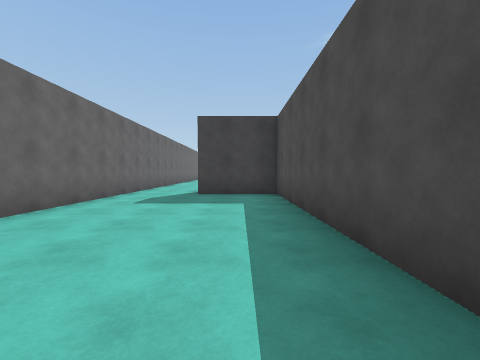
[1] (above)

20 first-person views from a walk through a scene from a Unity 3-D project. The camera is 1.3 m above the floor, tilts 2° down and sees 90° across. The floor is counted in squares, 2 m on a side. Each view is taken from the middle of a square. On the plan, view 1 faces up. The plan holds only what a view shows up to about 9 squares ahead; the rest is blank. The place goes on beyond the plan. The player character is not drawn.

[2]
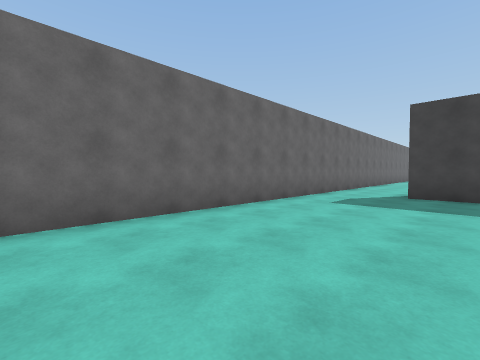

[3]
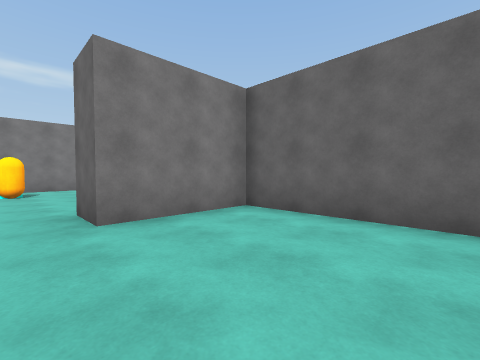

[4]
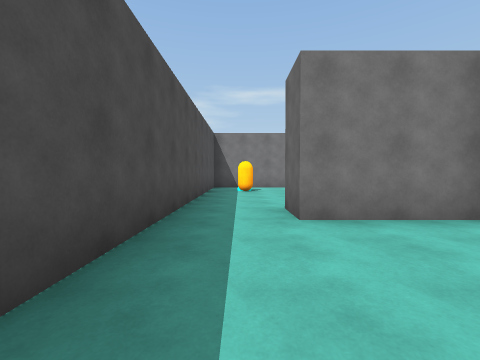

[5]
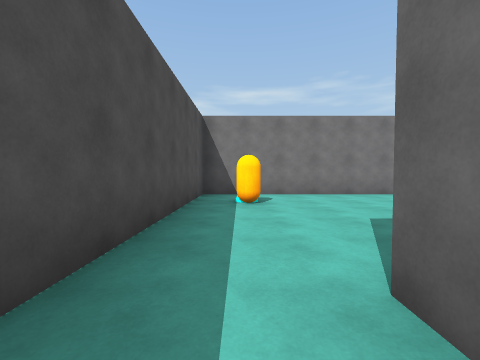

[6]
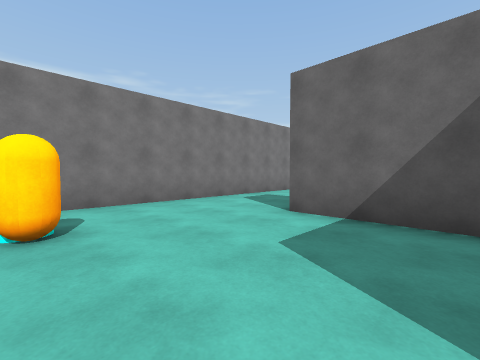

[7]
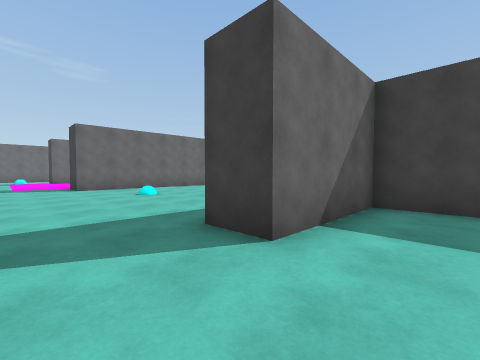

[8]
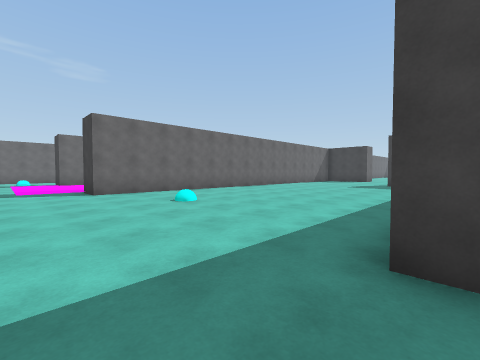

[9]
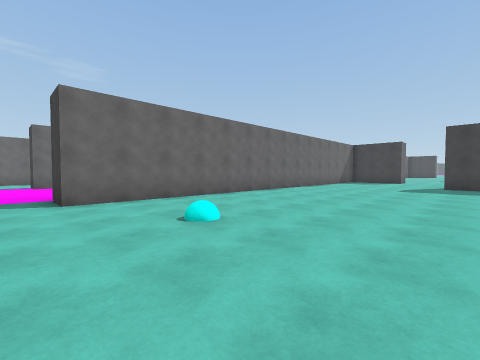

[10]
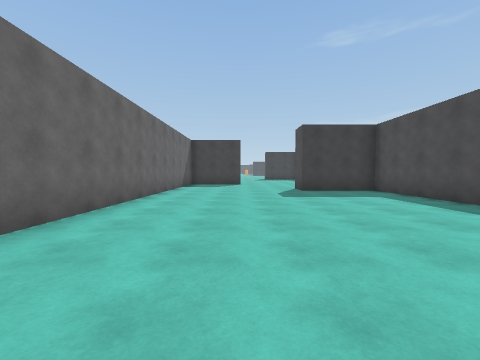

[11]
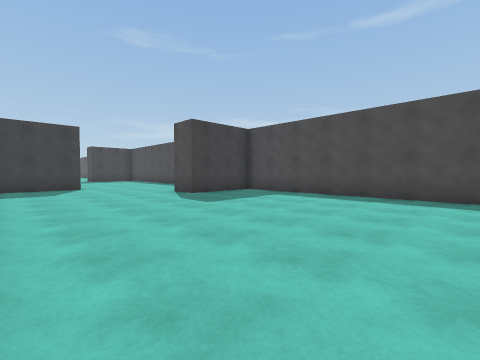

[12]
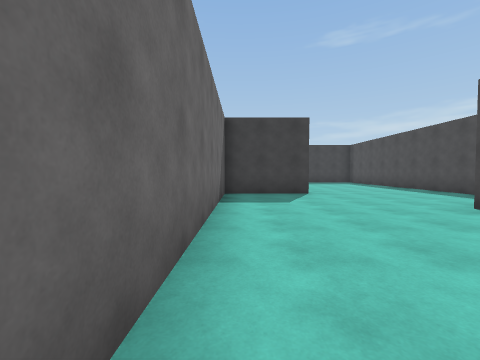

[13]
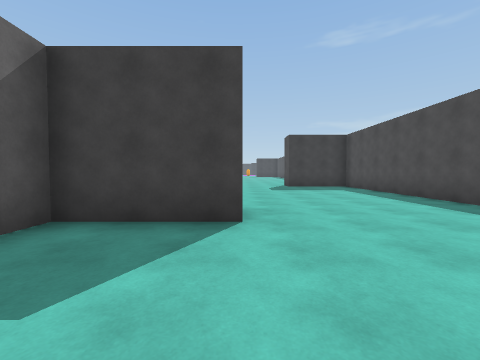

[14]
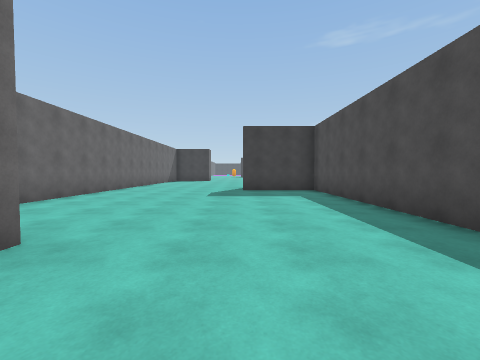

[15]
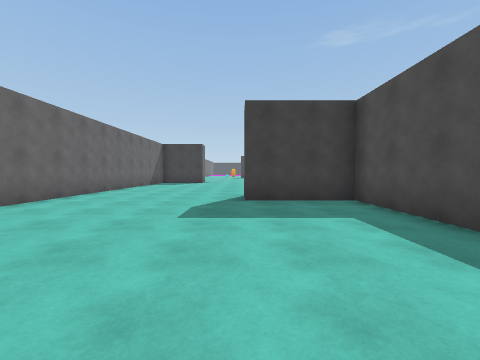

[16]
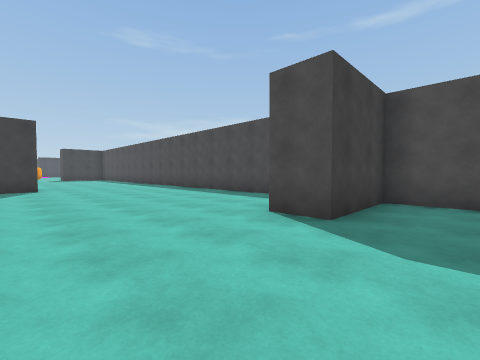

[17]
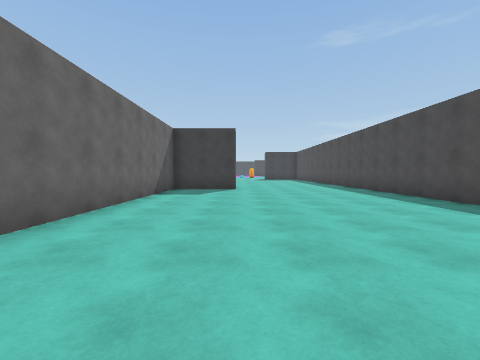

[18]
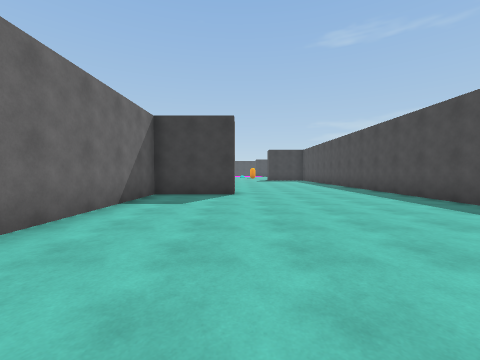

[19]
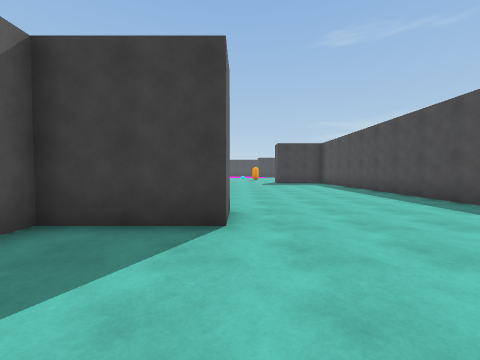

[20]
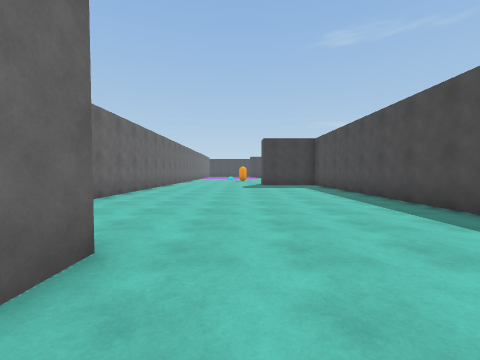

### Floor plan
Ten units are one square. View 1 is at (0, 0); x grows to the right and y downward. Boxes are objects, and circles mark ways between rooms. Rooms are numbered by the first view taken in them; rooms with no view inside come last. Other rooms are left out.
<svg viewBox="-125 -335 141 419">
<path fill="none" stroke="#000" d="M11 15 11 -69 -12 -69M-34 -84 -34 12 -8 12M-19 22 -34 22 -34 52M-8 12 -8 23M-36 79 11 79 11 15M-89 -91 -114 -91 -114 52M-44 -86 -44 -164 -69 -164 -69 -175M-44 -194 -44 -330M-92 -260 -92 -249 -114 -249 -114 -128M-44 11 -44 -52 -69 -52 -69 -62M-114 -330 -114 -296M-34 52 -45 52M-75 79 -36 79"/>
<rect x="-5" y="55" width="10" height="10" fill="#bbb"><title>other object</title></rect>
<circle cx="0" cy="20" r="3" fill="#2a7"/>
<circle cx="-40" cy="65" r="3" fill="#2a7"/>
<text x="-20" y="-30">1</text>
<text x="-10" y="50">2</text>
<text x="-80" y="-140">3</text>
</svg>
Room 1 opens to room 2. Room 2 opens to room 3.

Where each view was taken, in squares from view 1:
view 1: 0 up, 0 right, facing up
view 2: 0 up, 0 right, facing up-left
view 3: 2 up, 0 right, facing down-left
view 4: 2 up, 0 right, facing down
view 5: 1 down, 0 right, facing down
view 6: 3 down, 0 right, facing down-left
view 7: 7 down, 2 left, facing up-left
view 8: 7 down, 4 left, facing up-left
view 9: 6 down, 6 left, facing up-left
view 10: 3 down, 9 left, facing up
view 11: 1 down, 11 left, facing up-right
view 12: 2 up, 11 left, facing up
view 13: 6 up, 9 left, facing up
view 14: 8 up, 7 left, facing up
view 15: 11 up, 7 left, facing up
view 16: 15 up, 10 left, facing up-right
view 17: 16 up, 9 left, facing up
view 18: 18 up, 9 left, facing up
view 19: 22 up, 9 left, facing up
view 20: 24 up, 8 left, facing up
